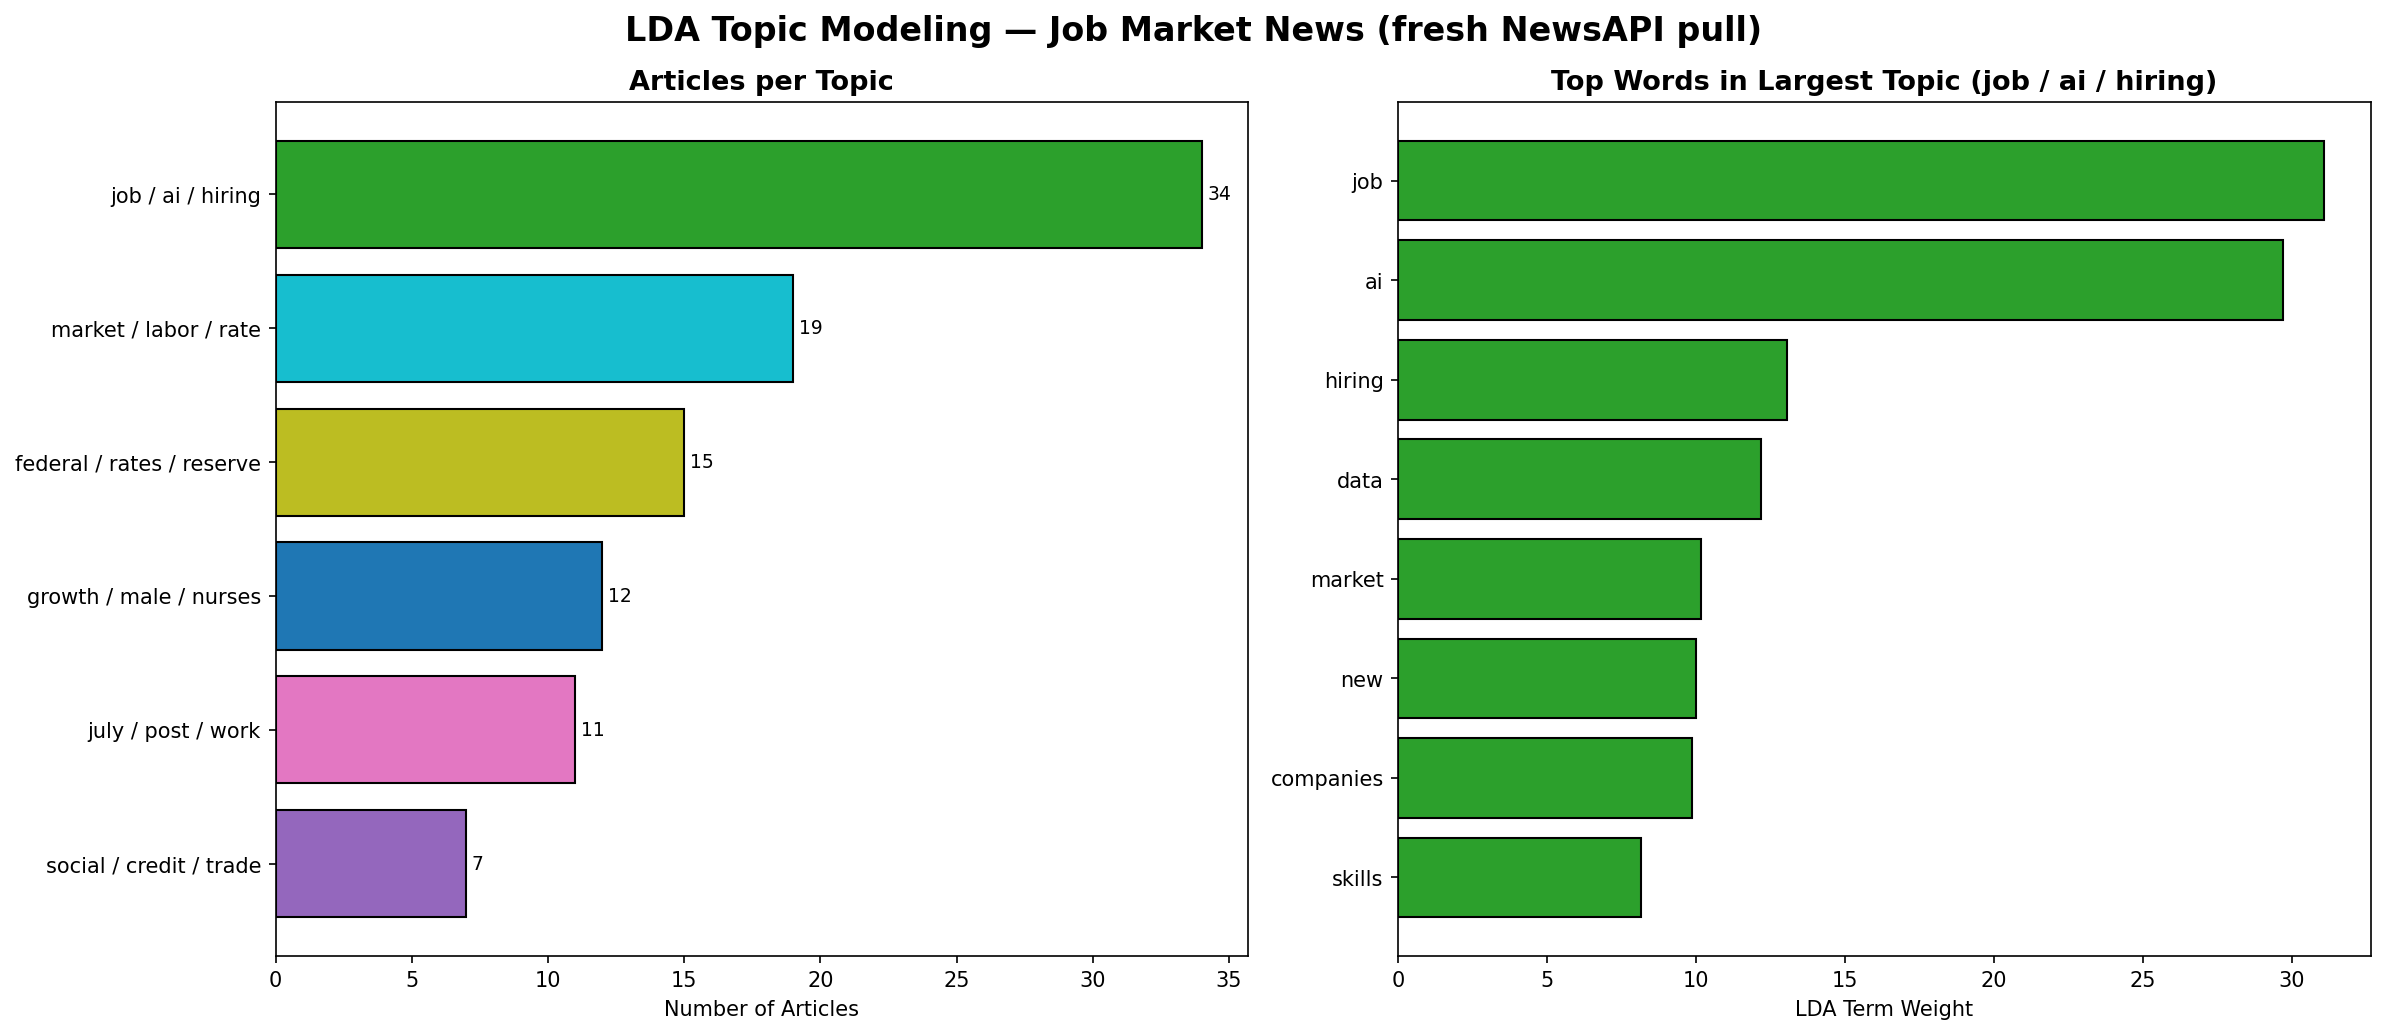

Reproduce this figure in Python.
"""
LDA Topic Modeling of Job Market News
======================================
Pulls a fresh sample from NewsAPI and applies Latent Dirichlet Allocation
(probabilistic topic modeling) — a technique not used elsewhere in this repo,
which so far only has hard KMeans clustering (kmeans_clustering.py).

Requires NEWS_API_KEY to be set as an environment variable.
"""
import os
import re
import requests
import numpy as np
import pandas as pd
import matplotlib.pyplot as plt
from sklearn.feature_extraction.text import CountVectorizer
from sklearn.decomposition import LatentDirichletAllocation

API_KEY = os.environ.get("NEWS_API_KEY")
if not API_KEY:
    raise SystemExit("Set the NEWS_API_KEY environment variable before running this script.")

# ============================================================
# FETCH FRESH DATA
# ============================================================
url = "https://newsapi.org/v2/everything"
params = {
    "q": "job market hiring employment",
    "language": "en",
    "sortBy": "publishedAt",
    "pageSize": 100,
    "apiKey": API_KEY,
}
resp = requests.get(url, params=params)
payload = resp.json()
if payload.get("status") != "ok":
    raise RuntimeError(f"NewsAPI error: {payload}")

df = pd.DataFrame(payload["articles"])
df["title"] = df["title"].fillna("")
df["description"] = df["description"].fillna("")
df["text"] = (df["title"] + ". " + df["description"]).str.strip()
print(f"Fetched {len(df)} fresh articles")

def clean_text(text):
    text = str(text).lower()
    return re.sub(r"[^a-z\s]", "", text)

df["clean_text"] = df["text"].apply(clean_text)
df = df[df["clean_text"].str.len() > 5].reset_index(drop=True)
print(f"Modeling topics on {len(df)} articles")

# ============================================================
# LDA TOPIC MODELING
# ============================================================
vectorizer = CountVectorizer(max_features=150, stop_words="english", ngram_range=(1, 2))
doc_term = vectorizer.fit_transform(df["clean_text"])

n_topics = 6
lda = LatentDirichletAllocation(n_components=n_topics, random_state=42, max_iter=25)
doc_topic = lda.fit_transform(doc_term)
df["topic"] = doc_topic.argmax(axis=1)
df["topic_confidence"] = doc_topic.max(axis=1)

feature_names = vectorizer.get_feature_names_out()
topic_top_words = {}
for t in range(n_topics):
    top_idx = lda.components_[t].argsort()[-8:][::-1]
    topic_top_words[t] = [feature_names[i] for i in top_idx]

topic_labels = {t: " / ".join(words[:3]) for t, words in topic_top_words.items()}
df["topic_label"] = df["topic"].map(topic_labels)

summary = pd.DataFrame([
    {
        "topic": t,
        "label": topic_labels[t],
        "top_words": ", ".join(words),
        "article_count": int((df["topic"] == t).sum()),
        "avg_confidence": round(float(df.loc[df["topic"] == t, "topic_confidence"].mean()), 3),
    }
    for t, words in topic_top_words.items()
]).sort_values("article_count", ascending=False)

summary.to_csv("lda_topic_summary.csv", index=False)
print("\nTopic summary:")
print(summary.to_string(index=False))

# ============================================================
# CHART: Topic distribution + top words per topic
# ============================================================
fig, axes = plt.subplots(1, 2, figsize=(16, 7))
fig.suptitle("LDA Topic Modeling — Job Market News (fresh NewsAPI pull)", fontsize=16, fontweight="bold")

colors = plt.cm.tab10(np.linspace(0, 1, n_topics))

# Left: article count per topic
order = summary["topic"].tolist()
counts = summary["article_count"].tolist()
labels = summary["label"].tolist()
bars = axes[0].barh(labels, counts, color=[colors[t] for t in order], edgecolor="black")
axes[0].set_title("Articles per Topic", fontsize=13, fontweight="bold")
axes[0].set_xlabel("Number of Articles")
axes[0].invert_yaxis()
for bar, val in zip(bars, counts):
    axes[0].text(bar.get_width() + 0.2, bar.get_y() + bar.get_height() / 2, str(val),
                 ha="left", va="center", fontsize=9)

# Right: top word weights for the single largest topic
top_topic = order[0]
top_topic_words = topic_top_words[top_topic]
weights = lda.components_[top_topic]
word_idx = [np.where(feature_names == w)[0][0] for w in top_topic_words]
word_weights = [weights[i] for i in word_idx]
axes[1].barh(top_topic_words, word_weights, color=colors[top_topic], edgecolor="black")
axes[1].invert_yaxis()
axes[1].set_title(f"Top Words in Largest Topic ({topic_labels[top_topic]})", fontsize=13, fontweight="bold")
axes[1].set_xlabel("LDA Term Weight")

plt.tight_layout()
plt.savefig("lda_topic_modeling.png", dpi=150, bbox_inches="tight")
plt.close()
print("\nSaved lda_topic_modeling.png")
print("Saved lda_topic_summary.csv")
